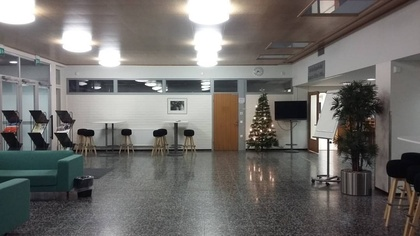
%> input picture lobby.jpg, 420 x 236 px, shrunk from 1080 x 608 before the run
$ octave --eval "result = myHighpass('lobby.jpg');"   (GNU Octave 9; MATLAB toolbox functions it lacks are replaced by stand-ins)
%> lines starting %> are read from the running program, lines starting %| are printed output that depends on the picture; in (x1, y1, x2, y2) boxes, pixels count from 0 and x2, y2 are one past the last pixel; in counts of white or black regions, pixels touching at a corner belong together; the program's own positions count from 1
function [fft0, fft1] = myHighpass (image)
%> called with image = 'lobby.jpg'
             RGB = imread(image);
%> RGB is the input picture: size 236x420x3 uint8; mean R, G, B 112.6, 110.2, 107.4
            grayImg = rgb2gray(RGB);
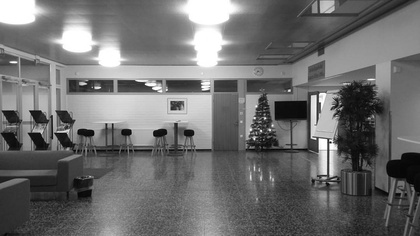
%> grayImg: size 236x420 uint8; min 1, max 255, mean 110.6

            J=imnoise(grayImg,'gaussian',0,0.005); %noise
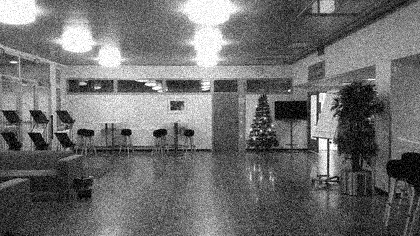
%> J: size 236x420 uint8; min 0, max 255, mean 110.4
            FFT=fft2(J); %shift
            IFFT_0=uint8(ifft2(FFT));

            fft0 = IFFT_0;

            [a,b]=size(FFT);
%> a = 236; b = 420
            a0=round(a/2);
%> a0 = 118
            b0=round(b/2);
%> b0 = 210
            X=1:1:a;
%> X = 236 values from 1 to 236
            Y=1:1:b;
%> Y = 420 values from 1 to 420

            h=zeros(a,b);

            n1=10;
            disnoise_1=fftshift(FFT);
                for i=1:a
                     for j=1:b
                        distance=sqrt((i-a0)^2+(j-b0)^2);
                            if distance <= n1
                                 h(i,j) = 0;
                            else
                                 h(i,j)=1;
                            end;
                              disnoise_1(i,j)=h(i,j)*disnoise_1(i,j);
                       end;
                end;
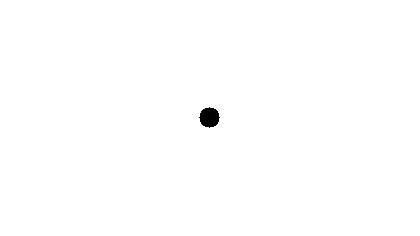
%> h: size 236x420 double; values 0 (black) and 1 (white), 99.7% white; 1 black region, box (x1, y1, x2, y2) and area: (199, 107, 220, 128) 317
%> (the run ends here)

$ run again, on pcb.jpg
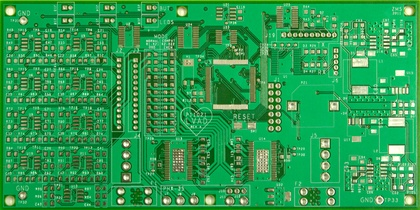
%> input picture pcb.jpg, 420 x 210 px, shrunk from 3324 x 1660 before the run
%> in myHighpass, RGB is the input picture: size 210x420x3 uint8; mean R, G, B 44.3, 154.3, 81
%> in myHighpass, `grayImg = rgb2gray(RGB);`:
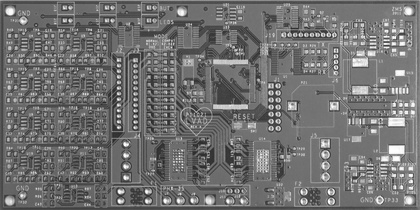
%> grayImg: size 210x420 uint8; min 39, max 254, mean 113.1
%> in myHighpass, `J=imnoise(grayImg,'gaussian',0,0.005);`:
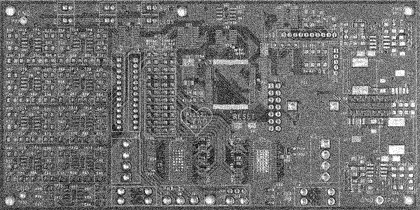
%> J: size 210x420 uint8; min 0, max 255, mean 112.9
